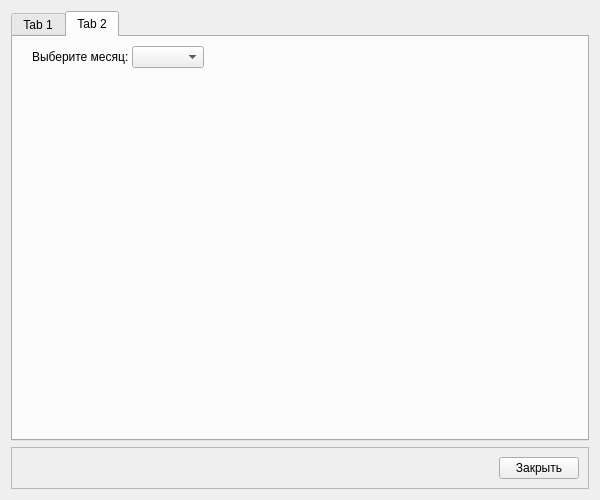
<?xml version="1.0" encoding="UTF-8"?>
<ui version="4.0">
 <class>secondaryForm</class>
 <widget class="QWidget" name="secondaryForm">
  <property name="geometry">
   <rect>
    <x>0</x>
    <y>0</y>
    <width>600</width>
    <height>500</height>
   </rect>
  </property>
  <property name="windowTitle">
   <string>Form</string>
  </property>
  <layout class="QVBoxLayout" name="verticalLayout">
   <item>
    <widget class="QTabWidget" name="tabWidget">
     <property name="currentIndex">
      <number>1</number>
     </property>
     <widget class="QWidget" name="tab_year">
      <attribute name="title">
       <string>Tab 1</string>
      </attribute>
      <widget class="QWidget" name="widgetCharts" native="true">
       <property name="geometry">
        <rect>
         <x>0</x>
         <y>0</y>
         <width>571</width>
         <height>381</height>
        </rect>
       </property>
       <property name="sizePolicy">
        <sizepolicy hsizetype="Maximum" vsizetype="Maximum">
         <horstretch>0</horstretch>
         <verstretch>0</verstretch>
        </sizepolicy>
       </property>
       <layout class="QVBoxLayout" name="verticalLayout_2">
        <item>
         <layout class="QGridLayout" name="lay_Charts"/>
        </item>
       </layout>
      </widget>
     </widget>
     <widget class="QWidget" name="tab_month">
      <attribute name="title">
       <string>Tab 2</string>
      </attribute>
      <widget class="QWidget" name="verticalLayoutWidget">
       <property name="geometry">
        <rect>
         <x>19</x>
         <y>9</y>
         <width>223</width>
         <height>32</height>
        </rect>
       </property>
       <layout class="QFormLayout" name="formLayout">
        <property name="horizontalSpacing">
         <number>0</number>
        </property>
        <property name="verticalSpacing">
         <number>0</number>
        </property>
        <item row="0" column="0" colspan="2">
         <layout class="QHBoxLayout" name="horizontalLayout_2">
          <item>
           <widget class="QLabel" name="label">
            <property name="text">
             <string>Выберите месяц: </string>
            </property>
           </widget>
          </item>
          <item>
           <widget class="QComboBox" name="comboBox"/>
          </item>
          <item>
           <spacer name="horizontalSpacer_2">
            <property name="orientation">
             <enum>Qt::Horizontal</enum>
            </property>
            <property name="sizeHint" stdset="0">
             <size>
              <width>40</width>
              <height>20</height>
             </size>
            </property>
           </spacer>
          </item>
         </layout>
        </item>
       </layout>
      </widget>
      <widget class="QWidget" name="gridLayoutWidget">
       <property name="geometry">
        <rect>
         <x>9</x>
         <y>49</y>
         <width>551</width>
         <height>321</height>
        </rect>
       </property>
       <layout class="QGridLayout" name="gridLayout"/>
      </widget>
     </widget>
    </widget>
   </item>
   <item>
    <widget class="QFrame" name="frame">
     <property name="frameShape">
      <enum>QFrame::StyledPanel</enum>
     </property>
     <property name="frameShadow">
      <enum>QFrame::Raised</enum>
     </property>
     <layout class="QHBoxLayout" name="horizontalLayout">
      <item>
       <spacer name="horizontalSpacer">
        <property name="orientation">
         <enum>Qt::Horizontal</enum>
        </property>
        <property name="sizeHint" stdset="0">
         <size>
          <width>40</width>
          <height>20</height>
         </size>
        </property>
       </spacer>
      </item>
      <item>
       <widget class="QPushButton" name="pB_close">
        <property name="text">
         <string>Закрыть</string>
        </property>
       </widget>
      </item>
     </layout>
    </widget>
   </item>
  </layout>
 </widget>
 <resources/>
 <connections/>
</ui>
